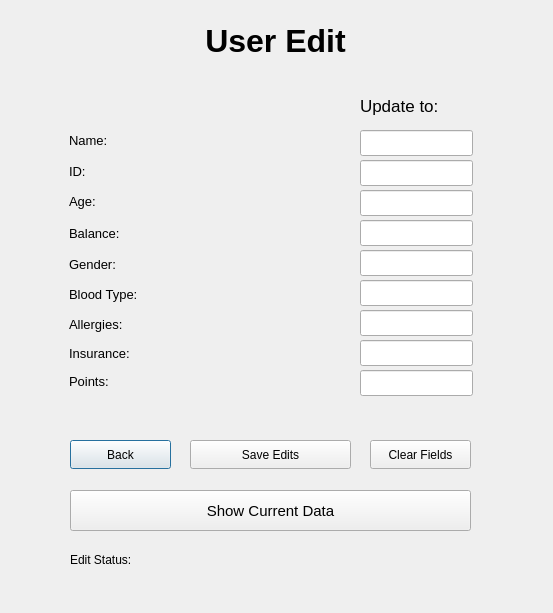
<?xml version="1.0" encoding="UTF-8"?>
<ui version="4.0">
 <class>UserEditWindow</class>
 <widget class="QDialog" name="UserEditWindow">
  <property name="geometry">
   <rect>
    <x>0</x>
    <y>0</y>
    <width>553</width>
    <height>613</height>
   </rect>
  </property>
  <property name="windowTitle">
   <string>Dialog</string>
  </property>
  <widget class="QPushButton" name="backButton">
   <property name="geometry">
    <rect>
     <x>70</x>
     <y>440</y>
     <width>101</width>
     <height>29</height>
    </rect>
   </property>
   <property name="text">
    <string>Back</string>
   </property>
  </widget>
  <widget class="QLabel" name="userEditTitle">
   <property name="geometry">
    <rect>
     <x>0</x>
     <y>20</y>
     <width>551</width>
     <height>41</height>
    </rect>
   </property>
   <property name="font">
    <font>
     <pointsize>24</pointsize>
     <bold>true</bold>
    </font>
   </property>
   <property name="text">
    <string>User Edit</string>
   </property>
   <property name="alignment">
    <set>Qt::AlignCenter</set>
   </property>
  </widget>
  <widget class="QLabel" name="editStatusTitle">
   <property name="geometry">
    <rect>
     <x>70</x>
     <y>550</y>
     <width>401</width>
     <height>20</height>
    </rect>
   </property>
   <property name="text">
    <string>Edit Status:</string>
   </property>
  </widget>
  <widget class="QPushButton" name="editButton">
   <property name="geometry">
    <rect>
     <x>190</x>
     <y>440</y>
     <width>161</width>
     <height>29</height>
    </rect>
   </property>
   <property name="text">
    <string>Save Edits</string>
   </property>
  </widget>
  <widget class="QPushButton" name="clearFieldsButton">
   <property name="geometry">
    <rect>
     <x>370</x>
     <y>440</y>
     <width>101</width>
     <height>29</height>
    </rect>
   </property>
   <property name="text">
    <string>Clear Fields</string>
   </property>
  </widget>
  <widget class="QPushButton" name="showButton">
   <property name="geometry">
    <rect>
     <x>70</x>
     <y>490</y>
     <width>401</width>
     <height>41</height>
    </rect>
   </property>
   <property name="font">
    <font>
     <pointsize>11</pointsize>
    </font>
   </property>
   <property name="text">
    <string>Show Current Data</string>
   </property>
  </widget>
  <widget class="QLabel" name="pointsDisplay">
   <property name="geometry">
    <rect>
     <x>200</x>
     <y>370</y>
     <width>121</width>
     <height>23</height>
    </rect>
   </property>
   <property name="font">
    <font>
     <pointsize>10</pointsize>
    </font>
   </property>
   <property name="frameShape">
    <enum>QFrame::NoFrame</enum>
   </property>
   <property name="text">
    <string/>
   </property>
  </widget>
  <widget class="QLabel" name="isuranceTitle">
   <property name="geometry">
    <rect>
     <x>69</x>
     <y>343</y>
     <width>101</width>
     <height>20</height>
    </rect>
   </property>
   <property name="font">
    <font>
     <pointsize>10</pointsize>
    </font>
   </property>
   <property name="text">
    <string>Insurance:</string>
   </property>
  </widget>
  <widget class="QLabel" name="bloodTypeTitle">
   <property name="geometry">
    <rect>
     <x>69</x>
     <y>279</y>
     <width>101</width>
     <height>31</height>
    </rect>
   </property>
   <property name="font">
    <font>
     <pointsize>10</pointsize>
    </font>
   </property>
   <property name="text">
    <string>Blood Type:</string>
   </property>
  </widget>
  <widget class="QLabel" name="nameTitle">
   <property name="geometry">
    <rect>
     <x>69</x>
     <y>130</y>
     <width>101</width>
     <height>20</height>
    </rect>
   </property>
   <property name="font">
    <font>
     <pointsize>10</pointsize>
    </font>
   </property>
   <property name="text">
    <string>Name:</string>
   </property>
  </widget>
  <widget class="QLabel" name="balanceTitle">
   <property name="geometry">
    <rect>
     <x>69</x>
     <y>223</y>
     <width>101</width>
     <height>20</height>
    </rect>
   </property>
   <property name="font">
    <font>
     <pointsize>10</pointsize>
    </font>
   </property>
   <property name="text">
    <string>Balance:</string>
   </property>
  </widget>
  <widget class="QLabel" name="idTitle">
   <property name="geometry">
    <rect>
     <x>69</x>
     <y>161</y>
     <width>101</width>
     <height>20</height>
    </rect>
   </property>
   <property name="font">
    <font>
     <pointsize>10</pointsize>
    </font>
   </property>
   <property name="text">
    <string>ID:</string>
   </property>
  </widget>
  <widget class="QLabel" name="idDisplay">
   <property name="geometry">
    <rect>
     <x>200</x>
     <y>160</y>
     <width>121</width>
     <height>23</height>
    </rect>
   </property>
   <property name="font">
    <font>
     <pointsize>10</pointsize>
    </font>
   </property>
   <property name="frameShape">
    <enum>QFrame::NoFrame</enum>
   </property>
   <property name="text">
    <string/>
   </property>
  </widget>
  <widget class="QLabel" name="insuranceDisplay">
   <property name="geometry">
    <rect>
     <x>200</x>
     <y>340</y>
     <width>121</width>
     <height>23</height>
    </rect>
   </property>
   <property name="font">
    <font>
     <pointsize>10</pointsize>
    </font>
   </property>
   <property name="frameShape">
    <enum>QFrame::NoFrame</enum>
   </property>
   <property name="text">
    <string/>
   </property>
  </widget>
  <widget class="QLabel" name="bloodTypesDisplay">
   <property name="geometry">
    <rect>
     <x>200</x>
     <y>280</y>
     <width>121</width>
     <height>23</height>
    </rect>
   </property>
   <property name="font">
    <font>
     <pointsize>10</pointsize>
    </font>
   </property>
   <property name="frameShape">
    <enum>QFrame::NoFrame</enum>
   </property>
   <property name="text">
    <string/>
   </property>
  </widget>
  <widget class="QLabel" name="genderTitle">
   <property name="geometry">
    <rect>
     <x>69</x>
     <y>254</y>
     <width>101</width>
     <height>20</height>
    </rect>
   </property>
   <property name="font">
    <font>
     <pointsize>10</pointsize>
    </font>
   </property>
   <property name="text">
    <string>Gender:</string>
   </property>
  </widget>
  <widget class="QLabel" name="pointsTitle">
   <property name="geometry">
    <rect>
     <x>69</x>
     <y>371</y>
     <width>101</width>
     <height>20</height>
    </rect>
   </property>
   <property name="font">
    <font>
     <pointsize>10</pointsize>
    </font>
   </property>
   <property name="text">
    <string>Points:</string>
   </property>
  </widget>
  <widget class="QLabel" name="allergiesDisplay">
   <property name="geometry">
    <rect>
     <x>200</x>
     <y>310</y>
     <width>121</width>
     <height>23</height>
    </rect>
   </property>
   <property name="font">
    <font>
     <pointsize>10</pointsize>
    </font>
   </property>
   <property name="frameShape">
    <enum>QFrame::NoFrame</enum>
   </property>
   <property name="text">
    <string/>
   </property>
  </widget>
  <widget class="QLabel" name="nameDisplay">
   <property name="geometry">
    <rect>
     <x>200</x>
     <y>130</y>
     <width>121</width>
     <height>23</height>
    </rect>
   </property>
   <property name="font">
    <font>
     <pointsize>10</pointsize>
    </font>
   </property>
   <property name="frameShape">
    <enum>QFrame::NoFrame</enum>
   </property>
   <property name="text">
    <string/>
   </property>
  </widget>
  <widget class="QLabel" name="allergiesTitle">
   <property name="geometry">
    <rect>
     <x>69</x>
     <y>309</y>
     <width>101</width>
     <height>31</height>
    </rect>
   </property>
   <property name="font">
    <font>
     <pointsize>10</pointsize>
    </font>
   </property>
   <property name="text">
    <string>Allergies:</string>
   </property>
  </widget>
  <widget class="QLabel" name="ageTitle">
   <property name="geometry">
    <rect>
     <x>69</x>
     <y>186</y>
     <width>101</width>
     <height>31</height>
    </rect>
   </property>
   <property name="font">
    <font>
     <pointsize>10</pointsize>
    </font>
   </property>
   <property name="text">
    <string>Age:</string>
   </property>
  </widget>
  <widget class="QLabel" name="ageDisplay">
   <property name="geometry">
    <rect>
     <x>200</x>
     <y>190</y>
     <width>121</width>
     <height>23</height>
    </rect>
   </property>
   <property name="font">
    <font>
     <pointsize>10</pointsize>
    </font>
   </property>
   <property name="frameShape">
    <enum>QFrame::NoFrame</enum>
   </property>
   <property name="text">
    <string/>
   </property>
  </widget>
  <widget class="QLabel" name="balanceDisplay">
   <property name="geometry">
    <rect>
     <x>200</x>
     <y>222</y>
     <width>121</width>
     <height>21</height>
    </rect>
   </property>
   <property name="font">
    <font>
     <pointsize>10</pointsize>
    </font>
   </property>
   <property name="frameShape">
    <enum>QFrame::NoFrame</enum>
   </property>
   <property name="text">
    <string/>
   </property>
  </widget>
  <widget class="QLabel" name="genderDisplay">
   <property name="geometry">
    <rect>
     <x>200</x>
     <y>250</y>
     <width>121</width>
     <height>23</height>
    </rect>
   </property>
   <property name="font">
    <font>
     <pointsize>10</pointsize>
    </font>
   </property>
   <property name="frameShape">
    <enum>QFrame::NoFrame</enum>
   </property>
   <property name="text">
    <string/>
   </property>
  </widget>
  <widget class="QLineEdit" name="new_nameDisplay">
   <property name="geometry">
    <rect>
     <x>360</x>
     <y>130</y>
     <width>113</width>
     <height>26</height>
    </rect>
   </property>
  </widget>
  <widget class="QLineEdit" name="new_idDisplay">
   <property name="geometry">
    <rect>
     <x>360</x>
     <y>160</y>
     <width>113</width>
     <height>26</height>
    </rect>
   </property>
  </widget>
  <widget class="QLineEdit" name="new_ageDisplay">
   <property name="geometry">
    <rect>
     <x>360</x>
     <y>190</y>
     <width>113</width>
     <height>26</height>
    </rect>
   </property>
  </widget>
  <widget class="QLineEdit" name="new_balanceDisplay">
   <property name="geometry">
    <rect>
     <x>360</x>
     <y>220</y>
     <width>113</width>
     <height>26</height>
    </rect>
   </property>
  </widget>
  <widget class="QLineEdit" name="new_genderDisplay">
   <property name="geometry">
    <rect>
     <x>360</x>
     <y>250</y>
     <width>113</width>
     <height>26</height>
    </rect>
   </property>
  </widget>
  <widget class="QLineEdit" name="new_bloodTypesDisplay">
   <property name="geometry">
    <rect>
     <x>360</x>
     <y>280</y>
     <width>113</width>
     <height>26</height>
    </rect>
   </property>
  </widget>
  <widget class="QLineEdit" name="new_allergiesDisplay">
   <property name="geometry">
    <rect>
     <x>360</x>
     <y>310</y>
     <width>113</width>
     <height>26</height>
    </rect>
   </property>
  </widget>
  <widget class="QLineEdit" name="new_insuranceDisplay">
   <property name="geometry">
    <rect>
     <x>360</x>
     <y>340</y>
     <width>113</width>
     <height>26</height>
    </rect>
   </property>
  </widget>
  <widget class="QLineEdit" name="new_pointsDisplay">
   <property name="geometry">
    <rect>
     <x>360</x>
     <y>370</y>
     <width>113</width>
     <height>26</height>
    </rect>
   </property>
  </widget>
  <widget class="QLabel" name="updateToTitle">
   <property name="geometry">
    <rect>
     <x>360</x>
     <y>90</y>
     <width>111</width>
     <height>31</height>
    </rect>
   </property>
   <property name="font">
    <font>
     <pointsize>13</pointsize>
    </font>
   </property>
   <property name="text">
    <string>Update to:</string>
   </property>
  </widget>
 </widget>
 <resources/>
 <connections/>
</ui>
